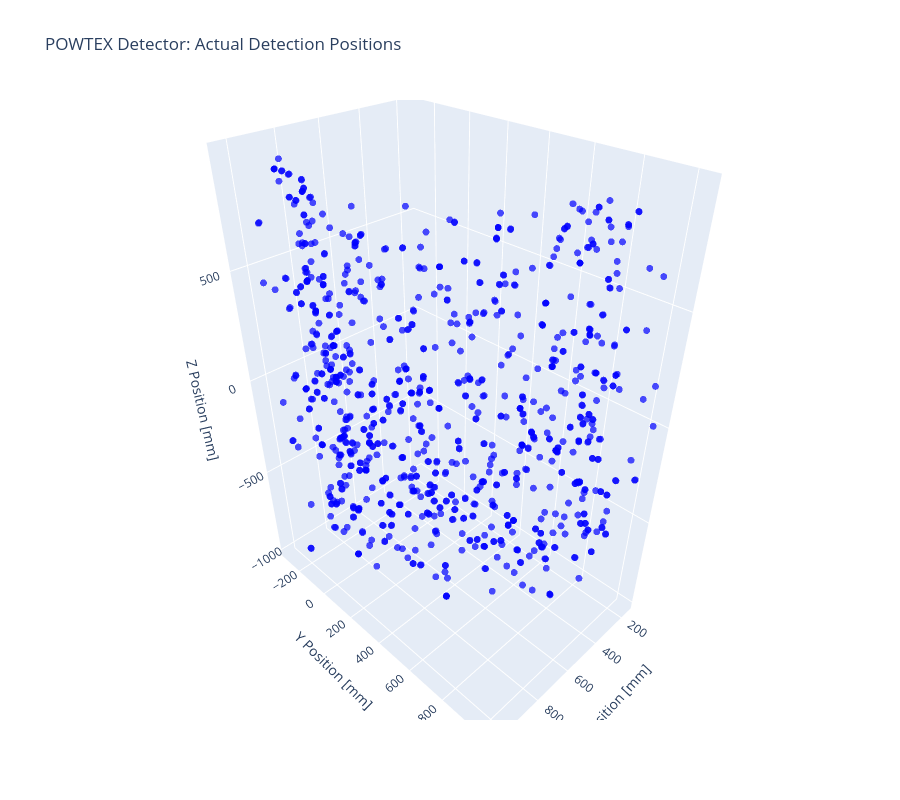

This figure's notebook cell:
### Markdown cell above
## 4. Create 3D Plot of Actual Positions

### Code cell
# Create 3D scatter plot for actual positions
fig_pos = go.Figure(data=[go.Scatter3d(
    x=x_pos,
    y=y_pos,
    z=z_pos,
    mode='markers',
    marker=dict(
        size=4,
        color='blue',
        opacity=0.7,
        line=dict(width=0)
    ),
    text=[f"Event {i}<br>x: {x_pos[i]:.2f}<br>y: {y_pos[i]:.2f}<br>z: {z_pos[i]:.2f}" 
          for i in range(len(x_pos))],
    hovertemplate='%{text}<extra></extra>',
    name='Actual Position'
)])

fig_pos.update_layout(
    title='POWTEX Detector: Actual Detection Positions',
    scene=dict(
        xaxis_title='X Position [mm]',
        yaxis_title='Y Position [mm]',
        zaxis_title='Z Position [mm]',
        aspectmode='data'
    ),
    width=900,
    height=800,
    hovermode='closest'
)

fig_pos.show()

### Figure 1 — Plotly figure (JSON) as saved in the notebook; plotly's stock layout.template omitted (floating-point values rounded to 4 significant figures; data arrays with more than 128 entries replaced by an {"elided": "..."} marker saying what was removed)
{"data": [{"hovertemplate": "%{text}<extra></extra>", "marker": {"color": "blue", "line": {"width": 0}, "opacity": 0.7, "size": 4}, "mode": "markers", "name": "Actual Position", "text": {"elided": "932 str values"}, "type": "scatter3d", "x": {"elided": "932 float values"}, "y": {"elided": "932 float values"}, "z": {"elided": "932 float values"}}], "layout": {"height": 800, "hovermode": "closest", "scene": {"aspectmode": "data", "xaxis": {"title": {"text": "X Position [mm]"}}, "yaxis": {"title": {"text": "Y Position [mm]"}}, "zaxis": {"title": {"text": "Z Position [mm]"}}}, "title": {"text": "POWTEX Detector: Actual Detection Positions"}, "width": 900}}
